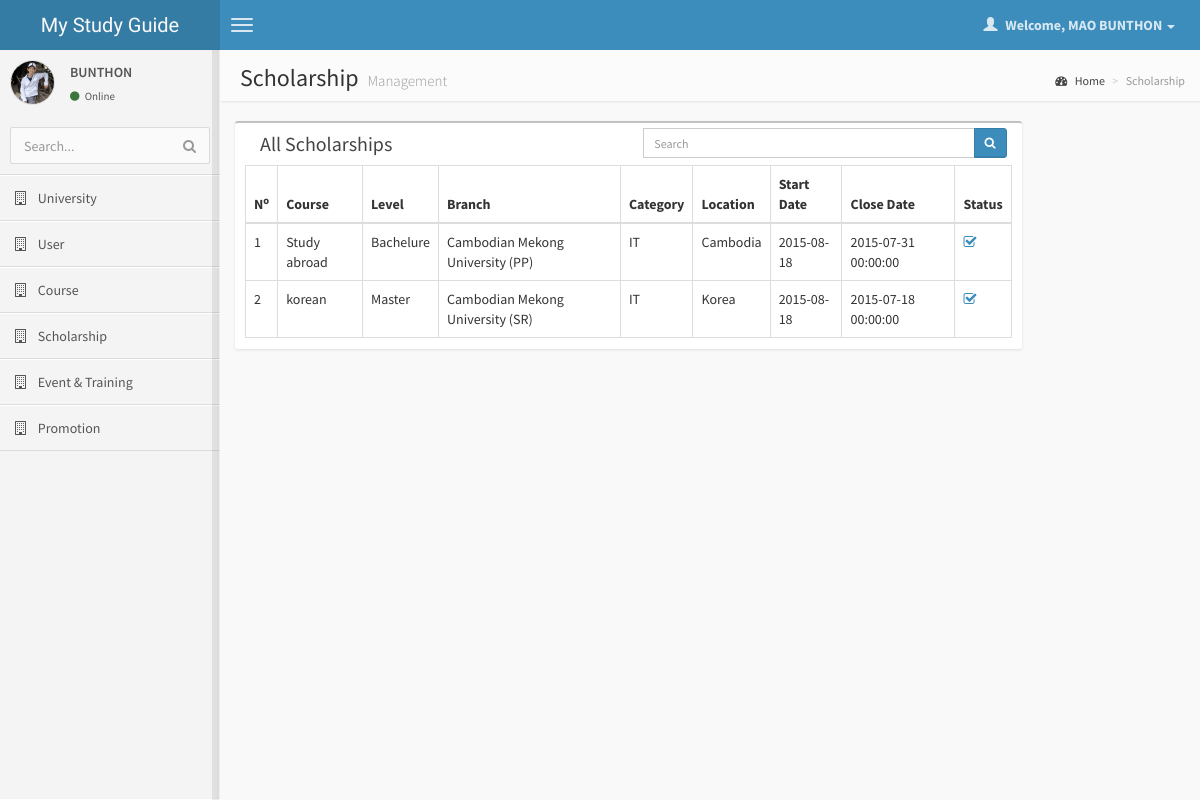
Page /scholarship/index.php (signed in) on the committed database.
### tables this page shows
CREATE TABLE IF NOT EXISTS `scholarship` (
  `sl_id` int(11) NOT NULL AUTO_INCREMENT,
  `br_id` int(11) NOT NULL,
  `qu_id` int(11) NOT NULL,
  `cat_id` int(11) NOT NULL,
  `cont_id` int(11) NOT NULL,
  `sl_title` varchar(100) DEFAULT NULL,
  `sl_expiredDate` datetime DEFAULT NULL,
  `sl_des` text,
  `sl_status` int(11) DEFAULT NULL,
  `sl_note` text,
  `sl_studyIn` varchar(100) DEFAULT NULL,
  `sl_sponsor` text,
  `sl_requirement` text,
  `sl_duration` varchar(100) DEFAULT NULL,
  `sl_addDate` datetime DEFAULT NULL,
  `sl_startDate` date DEFAULT NULL,
  `sl_tag` text,
  `sl_isDelete` int(11) DEFAULT NULL,
  `sl_deleteDate` datetime DEFAULT NULL,
  PRIMARY KEY (`sl_id`)
);

CREATE TABLE IF NOT EXISTS `qualification_level` (
  `qu_id` int(11) NOT NULL AUTO_INCREMENT,
  `qu_name` varchar(100) DEFAULT NULL,
  `qu_status` int(11) DEFAULT NULL,
  PRIMARY KEY (`qu_id`)
);

CREATE TABLE IF NOT EXISTS `branch` (
  `br_id` int(11) NOT NULL AUTO_INCREMENT,
  `uni_id` int(11) NOT NULL,
  `pro_id` int(11) NOT NULL,
  `us_type_id` int(11) NOT NULL,
  `br_name` varchar(100) DEFAULT NULL,
  `br_isHeadOffice` int(11) DEFAULT NULL,
  `br_isFeature` int(11) NOT NULL,
  `br_address` text NOT NULL,
  `br_google_map` varchar(100) NOT NULL,
  `br_phone` varchar(100) NOT NULL,
  `br_email` varchar(100) NOT NULL,
  `br_fax` varchar(100) NOT NULL,
  `br_website` varchar(100) NOT NULL,
  `br_facebook` varchar(100) NOT NULL,
  `br_status` int(11) NOT NULL,
  `br_addBy` int(11) NOT NULL,
  `br_addDate` datetime DEFAULT NULL,
  `br_delete` int(11) DEFAULT NULL,
  `br_deleteDate` datetime DEFAULT NULL,
  `note` text,
  PRIMARY KEY (`br_id`)
);

CREATE TABLE IF NOT EXISTS `category` (
  `cat_id` int(11) NOT NULL AUTO_INCREMENT,
  `cat_name` varchar(100) DEFAULT NULL,
  `cat_status` int(11) DEFAULT NULL,
  `cat_addDate` varchar(100) DEFAULT NULL,
  `cat_isDelete` int(11) DEFAULT NULL,
  `cat_deleteDate` datetime DEFAULT NULL,
  PRIMARY KEY (`cat_id`)
);

CREATE TABLE IF NOT EXISTS `country` (
  `cont_id` int(11) NOT NULL AUTO_INCREMENT,
  `cont_zipCode` varchar(45) DEFAULT NULL,
  `cont_name` varchar(100) DEFAULT NULL,
  `cont_status` int(11) DEFAULT NULL,
  `cont_addDate` datetime DEFAULT NULL,
  PRIMARY KEY (`cont_id`)
);

### config/class.php (called while the page is built, shortened)
<?php
class main{
	public $connection;
	function conn(){
		$this->connection=mysqli_connect(HOST,USER_NAME,PASSWORD) or die ("can't not connect to server");
	}
	function returnQuery($str){
		$sql=mysqli_query($this->connection,$str);
		if(!empty($sql)){
			return $sql;
		}
	}
}
$obj_main=new main();
?>

### scholarship/index.php (the view, shortened to what this page needs)
<?php
	require_once '../config/class.php';
	require_once '../check/index.php';
	require_once '../include/header.php';
	require_once '../include/menu.php';
?>
            <aside class="right-side">
                <section class="content-header">
                    <h1>
                        Scholarship
                        <small>Management</small>
                    </h1>
                    <ol class="breadcrumb">
                        <li><a href="./"><i class="fa fa-dashboard"></i> Home</a></li>
                        <li class="active">Scholarship</li>
                    </ol>
                </section>
                <section class="content">
					<div class="row">
                        <div class="col-lg-10">
                            <div class="box">
                                <div class="col-sm-6 box-header">
                                    <h3 class="box-title">All Scholarships
                                </div>
                                <div class="col-sm-6 search-form" style="margin:5px 0;">
                                    <form action="#" class="text-right">
                                        <div class="input-group">
                                            <input type="text" onkeyup="search_sub(this.value,'SCHOLARSHIP','responseTable')" class="form-control input-sm" placeholder="Search">
                                            <div class="input-group-btn">
                                                <button type="button"  class="btn btn-sm btn-primary"><i class="fa fa-search"></i></button>
                                            </div>
                                        </div>
                                    </form>
                                </div>
                                <div class="box-body table-responsive" id="responseTable">
                                    <table class="table table-bordered table-hover">
                                        <thead>
                                            <tr>
                                                <th>N<sup>o</sup></th>
                                                <th>Course</th>
                                                <th>Level</th>
                                                <th>Branch</th>
                                                <th>Category</th>
                                                <th>Location</th>
                                                <th>Start Date</th>
                                                <th>Close Date</th>
                                                <th>Status</th>
                                            </tr>
                                        </thead>
                                        <tbody>
                                            <?php
                                            $page = (int)(!isset($_GET["page"]) ? 1 : $_GET["page"]);
                                            $per_page = 10;
                                            $startpoint = ($page * $per_page) - $per_page;
                                            $statement = QUERY_SCHOLARSHIP_ADMIN;
                                            $results = $obj_main->returnQuery("SELECT s.*,q.*,b.*,c.*,cont.*
                                                FROM {$statement}
                                                INNER JOIN qualification_level q ON q.qu_id = s.qu_id
                                                INNER JOIN branch b ON b.br_id = s.br_id
                                                INNER JOIN category c ON c.cat_id = s.cat_id
                                                INNER JOIN country cont ON cont.cont_id = s.cont_id
                                                LIMIT {$startpoint} , {$per_page}");
                                            if (mysqli_num_rows($results) != 0) {
                                                $n=1;
                                                while ($row = mysqli_fetch_array($results)) {
                                                    ?>
                                                    <tr class="odd">
                                                        <td><?php echo $n?></td>
                                                        <td><?php echo $row['sl_title'];?></td>
                                                        <td><?php echo $row['qu_name'];?></td>
                                                        <td><?php echo $row['br_name'];?></td>
                                                        <td><?php echo $row['cat_name'];?></td>
                                                        <td><?php echo $row['cont_name'];?></td>
                                                        <td><?php echo $row['sl_startDate'];?></td>
                                                        <td><?php echo $row['sl_expiredDate'];?></td>
                                                        <td class="alc">
                                                            <a href="#" onclick="update_sub(<?php echo $row['sl_id']?>,'sl_status',<?php echo ($row['sl_status']==1?"0":"1")?>,'SCHOLARSHIP','responseTable')">
                                                                <i class="fa fa<?php echo ($row['sl_status']==1?"-check":"");?>-square-o"></i>
                                                            </a>
                                                        </td>
                                                    </tr>
                                                    <?php
                                                    $n++;
                                                }
                                            } else {
                                                 echo "<tr><td colspan='9' class='text-center'>No records are found.</td></tr>";
                                            }
                                            ?>
                                        </tbody>
                                    </table>
                                    <div class="row">
                                        <div class="col-xs-12">
                                        </div>
                                    </div>
                                </div>
                            </div>
                        </div>
                        <div class="col-lg-2">
                        </div>
                    </div>
                </section>
            </aside>
<?php require_once '../include/footer.php';?>

### rows in the picture
scholarship: sl_title "Study abroad", qu.qu_name "Bachelure", br.br_name "Cambodian Mekong University (PP)", cat.cat_name "IT", cont.cont_name "Cambodia", sl_startDate "2015-08-18", sl_expiredDate "2015-07-31 00:00:00", sl_status 1 (drawn)
scholarship: sl_title "korean", qu.qu_name "Master", br.br_name "Cambodian Mekong University (SR)", cat.cat_name "IT", cont.cont_name "Korea", sl_startDate "2015-08-18", sl_expiredDate "2015-07-18 00:00:00", sl_status 1 (drawn)

### other values in the picture
$_SESSION['uname'] "MAO BUNTHON"
mb_substr($myname,$start,$end) "BUNTHON"
